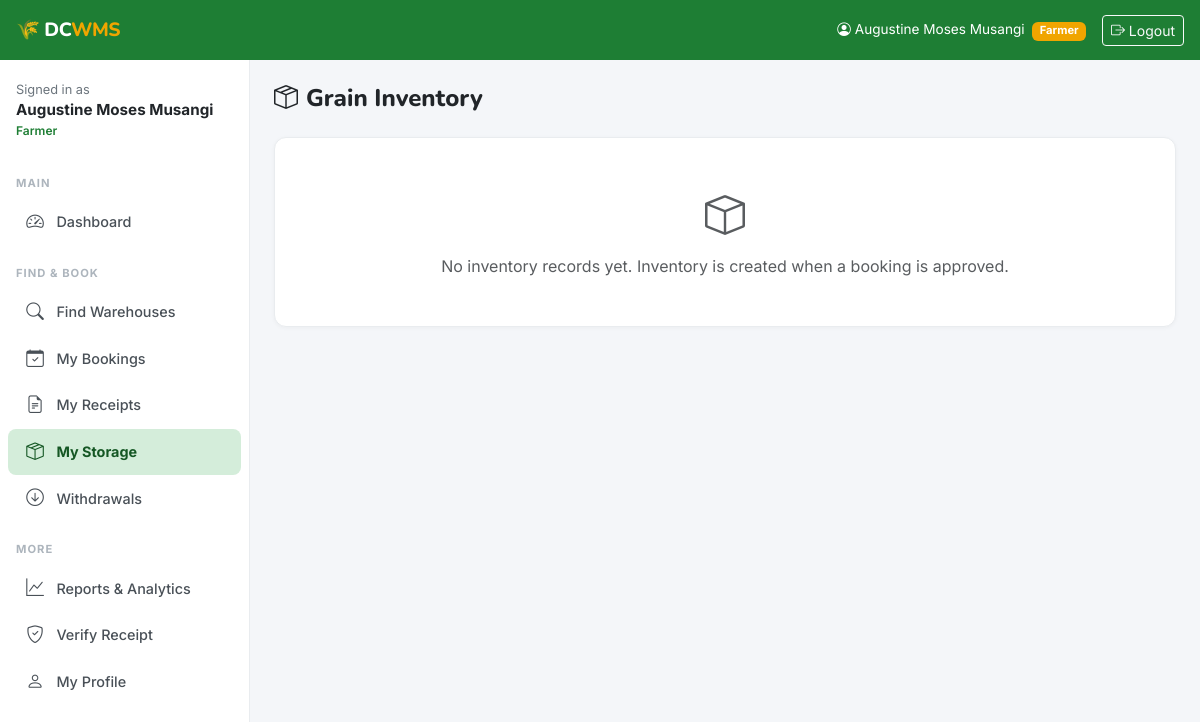
/inventory/ (signed in), run on an earlier commit of the app's database.
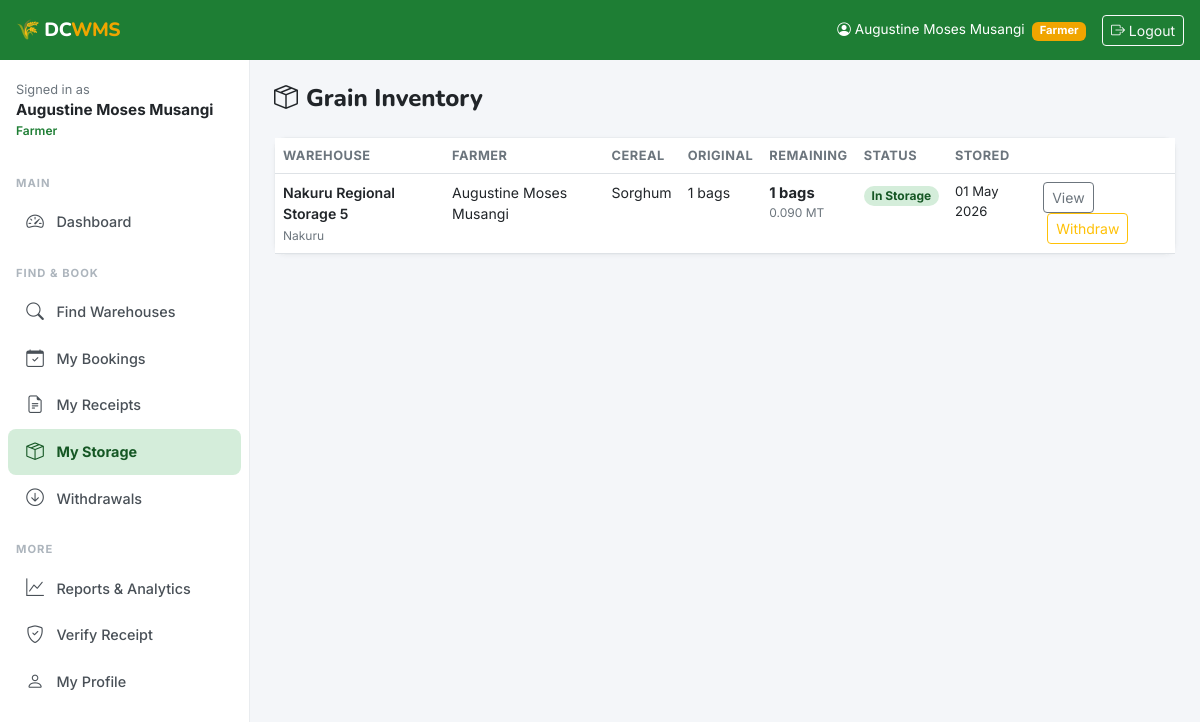
And on a later commit of the database.
### accounts/models.py (models this page shows, shortened)
class User(AbstractUser):
    ROLE_FARMER = 'farmer'
    ROLE_OPERATOR = 'operator'
    ROLE_ADMIN = 'admin'
    ROLE_CHOICES = [
        (ROLE_FARMER, 'Farmer'),
        (ROLE_OPERATOR, 'Warehouse Operator'),
        (ROLE_ADMIN, 'Admin'),
    ]
    role = models.CharField(max_length=20, choices=ROLE_CHOICES, default=ROLE_FARMER)
    phone_number = models.CharField(max_length=15, blank=True)
    national_id = models.CharField(max_length=20, blank=True, unique=True, null=True)
    county = models.CharField(max_length=100, blank=True)
    sub_county = models.CharField(max_length=100, blank=True)
    village = models.CharField(max_length=100, blank=True)
    profile_photo = models.ImageField(upload_to='profiles/', blank=True, null=True)
    is_verified = models.BooleanField(default=False)
    created_at = models.DateTimeField(auto_now_add=True)
    updated_at = models.DateTimeField(auto_now=True)
    class Meta:
        verbose_name = 'User'
        verbose_name_plural = 'Users'
    @property
    def is_farmer(self):
        return self.role == self.ROLE_FARMER
    @property
    def is_operator(self):
        return self.role == self.ROLE_OPERATOR
    @property
    def is_admin_user(self):
        return self.role == self.ROLE_ADMIN or self.is_superuser

### inventory/models.py (models this page shows, shortened)
class InventoryRecord(models.Model):
    STATUS_CHOICES = [
        ('stored', 'In Storage'),
        ('partial_withdrawn', 'Partially Withdrawn'),
        ('fully_withdrawn', 'Fully Withdrawn'),
        ('spoiled', 'Spoiled/Condemned'),
    ]
    warehouse = models.ForeignKey('warehouses.Warehouse', on_delete=models.CASCADE, related_name='inventory')
    farmer = models.ForeignKey(settings.AUTH_USER_MODEL, on_delete=models.CASCADE, related_name='inventory')
    booking = models.OneToOneField('bookings.Booking', on_delete=models.CASCADE, related_name='inventory_record', null=True, blank=True)
    cereal_type = models.CharField(max_length=30)
    quantity_bags = models.IntegerField()
    quantity_mt = models.DecimalField(max_digits=8, decimal_places=3)
    remaining_bags = models.IntegerField()
    remaining_mt = models.DecimalField(max_digits=8, decimal_places=3)
    status = models.CharField(max_length=30, choices=STATUS_CHOICES, default='stored')
    date_stored = models.DateField(auto_now_add=True)
    last_updated = models.DateTimeField(auto_now=True)
    notes = models.TextField(blank=True)
    class Meta:
        ordering = ['-date_stored']

### warehouses/models.py (models this page shows, shortened)
class Warehouse(models.Model):
    operator = models.ForeignKey(
        settings.AUTH_USER_MODEL,
        on_delete=models.CASCADE,
        related_name='warehouses',
        limit_choices_to={'role': 'operator'}
    )
    name = models.CharField(max_length=200)
    registration_number = models.CharField(max_length=50, unique=True, blank=True)
    county = models.CharField(max_length=100, choices=COUNTY_CHOICES)
    sub_county = models.CharField(max_length=100)
    village = models.CharField(max_length=100, blank=True)
    physical_address = models.TextField()
    latitude = models.DecimalField(max_digits=9, decimal_places=6, null=True, blank=True)
    longitude = models.DecimalField(max_digits=9, decimal_places=6, null=True, blank=True)
    total_capacity_mt = models.DecimalField(
        max_digits=10, decimal_places=2,
        validators=[MinValueValidator(0.01)],
        help_text="Total capacity in metric tonnes"
    )
    available_capacity_mt = models.DecimalField(
        max_digits=10, decimal_places=2,
        validators=[MinValueValidator(0)],
        help_text="Currently available capacity in metric tonnes"
    )
    storage_type = models.CharField(max_length=20, choices=STORAGE_TYPE_CHOICES, default='bagged')
    certification_status = models.CharField(max_length=20, choices=CERTIFICATION_CHOICES, default='wrsc')
    certification_expiry = models.DateField(null=True, blank=True)
    has_pest_control = models.BooleanField(default=True)
    has_moisture_control = models.BooleanField(default=False)
    has_security = models.BooleanField(default=True)
    has_fumigation = models.BooleanField(default=False)
    accepts_wrs = models.BooleanField(default=True, verbose_name="Accepts WRS Receipts")
    contact_phone = models.CharField(max_length=15)
    contact_email = models.EmailField(blank=True)
    storage_fee_per_bag_month = models.DecimalField(
        max_digits=8, decimal_places=2, default=50.00,
        help_text="KES per 90kg bag per month"
    )
    is_active = models.BooleanField(default=True)
    created_at = models.DateTimeField(auto_now_add=True)
    updated_at = models.DateTimeField(auto_now=True)
    class Meta:
        ordering = ['-created_at']
        verbose_name = 'Warehouse'
        verbose_name_plural = 'Warehouses'

### inventory/views.py (the view)
# urls.py: path('', views.inventory_list, name='list'),
@login_required
def inventory_list(request):
    user = request.user
    if user.is_farmer:
        records = InventoryRecord.objects.filter(farmer=user).exclude(status='fully_withdrawn')
    elif user.is_operator:
        records = InventoryRecord.objects.filter(warehouse__operator=user)
    else:
        records = InventoryRecord.objects.all()
    warehouse_filter = request.GET.get('warehouse', '')
    status_filter = request.GET.get('status', '')
    if warehouse_filter:
        records = records.filter(warehouse_id=warehouse_filter)
    if status_filter:
        records = records.filter(status=status_filter)
    return render(request, 'inventory/list.html', {
        'records': records,
        'STATUS_CHOICES': InventoryRecord.STATUS_CHOICES,
    })

### templates/inventory/list.html (shortened to what this page needs)
{% extends 'base.html' %}
{% block content %}
<div class="d-flex justify-content-between align-items-center mb-4">
  <h4 class="mb-0" style="font-family:'Nunito',sans-serif;font-weight:800;"><i class="bi bi-box-seam me-2"></i>Grain Inventory</h4>
</div>
<div class="card">
  <div class="card-body p-0">
    {% if records %}
    <div class="table-responsive">
      <table class="table mb-0">
        <thead><tr><th>Warehouse</th><th>Farmer</th><th>Cereal</th><th>Original</th><th>Remaining</th><th>Status</th><th>Stored</th><th></th></tr></thead>
        <tbody>
          {% for r in records %}
          <tr>
            <td style="font-size:.88rem;font-weight:600;">{{ r.warehouse.name }}<br><span style="font-size:.75rem;font-weight:400;color:#6c757d;">{{ r.warehouse.county }}</span></td>
            <td style="font-size:.88rem;">{{ r.farmer.get_full_name }}</td>
            <td class="text-capitalize" style="font-size:.88rem;">{{ r.cereal_type }}</td>
            <td style="font-size:.88rem;">{{ r.quantity_bags }} bags</td>
            <td>
              <div style="font-weight:700;font-size:.92rem;">{{ r.remaining_bags }} bags</div>
              <div style="font-size:.75rem;color:#6c757d;">{{ r.remaining_mt }} MT</div>
            </td>
            <td>
              <span class="badge rounded-pill {% if r.status == 'stored' %}badge-approved{% elif r.status == 'fully_withdrawn' %}badge-completed{% else %}badge-pending{% endif %}">
                {{ r.get_status_display }}
              </span>
            </td>
            <td style="font-size:.82rem;">{{ r.date_stored|date:"d M Y" }}</td>
            <td>
              <a href="{% url 'inventory:detail' r.pk %}" class="btn btn-sm btn-outline-secondary">View</a>
              {% if user.is_farmer and r.remaining_bags > 0 %}
              <a href="{% url 'withdrawals:schedule' r.pk %}" class="btn btn-sm btn-outline-warning ms-1">Withdraw</a>
              {% endif %}
            </td>
          </tr>
          {% endfor %}
        </tbody>
      </table>
    </div>
    {% else %}
      <div class="text-center py-5 text-muted">
        <i class="bi bi-box" style="font-size:2.5rem;display:block;margin-bottom:.5rem;"></i>
        No inventory records yet. Inventory is created when a booking is approved.
      </div>
    {% endif %}
  </div>
</div>
{% endblock %}

### templates/base.html (shortened to what this page needs)
<!DOCTYPE html>
<html lang="en">
<head>
  <link href="https://cdn.jsdelivr.net/npm/bootstrap@5.3.0/dist/css/bootstrap.min.css" rel="stylesheet">
  <link href="https://cdn.jsdelivr.net/npm/bootstrap-icons@1.11.0/font/bootstrap-icons.css" rel="stylesheet">
</head>
<body>
<div class="topbar">
  <a href="{% url 'dashboard:home' %}" class="brand">🌾 DC<span>WMS</span></a>
  <div class="topbar-right">
    {% if user.is_authenticated %}
      <span class="d-none d-md-inline" style="font-size:.85rem;">
        <i class="bi bi-person-circle me-1"></i>{{ user.get_full_name|default:user.username }}
        <span class="badge ms-1" style="background:var(--amber);font-size:.7rem;">{{ user.get_role_display }}</span>
      </span>
      <a href="{% url 'accounts:logout' %}" class="btn btn-sm btn-outline-light">
        <i class="bi bi-box-arrow-right"></i> <span class="d-none d-md-inline">Logout</span>
      </a>
    {% else %}
      <a href="{% url 'accounts:login' %}" class="btn btn-sm btn-outline-light">Login</a>
    {% endif %}
  </div>
</div>
{% if user.is_authenticated %}
<nav class="sidebar" id="sidebar">
  <div class="p-3 mt-1">
    <div style="font-size:.8rem;color:#6c757d;">Signed in as</div>
    <div style="font-weight:700;font-size:.95rem;">{{ user.get_full_name|default:user.username }}</div>
    <div style="font-size:.75rem;color:var(--green-primary);font-weight:600;">{{ user.get_role_display }}</div>
  </div>
  <div class="nav-label">Main</div>
  <a href="{% url 'dashboard:home' %}" class="nav-link {% if request.resolver_match.namespace == 'dashboard' %}active{% endif %}">
    <i class="bi bi-speedometer2"></i> Dashboard
  </a>
  {% if user.is_farmer or user.is_admin_user %}
  <div class="nav-label">Find & Book</div>
  <a href="{% url 'warehouses:finder' %}" class="nav-link {% if request.resolver_match.namespace == 'warehouses' and 'finder' in request.path %}active{% endif %}">
    <i class="bi bi-search"></i> Find Warehouses
  </a>
  <a href="{% url 'bookings:list' %}" class="nav-link {% if request.resolver_match.namespace == 'bookings' %}active{% endif %}">
    <i class="bi bi-calendar-check"></i> My Bookings
  </a>
  <a href="{% url 'receipts:list' %}" class="nav-link {% if request.resolver_match.namespace == 'receipts' %}active{% endif %}">
    <i class="bi bi-file-earmark-text"></i> My Receipts
  </a>
  <a href="{% url 'inventory:list' %}" class="nav-link {% if request.resolver_match.namespace == 'inventory' %}active{% endif %}">
    <i class="bi bi-box-seam"></i> My Storage
  </a>
  <a href="{% url 'withdrawals:list' %}" class="nav-link {% if request.resolver_match.namespace == 'withdrawals' %}active{% endif %}">
    <i class="bi bi-arrow-down-circle"></i> Withdrawals
  </a>
  {% endif %}
  <div class="nav-label">More</div>
  <a href="{% url 'reports:home' %}" class="nav-link {% if request.resolver_match.namespace == 'reports' %}active{% endif %}">
    <i class="bi bi-graph-up"></i> Reports & Analytics
  </a>
  <a href="{% url 'receipts:verify' %}" class="nav-link">
    <i class="bi bi-shield-check"></i> Verify Receipt
  </a>
  <a href="{% url 'accounts:profile' %}" class="nav-link">
    <i class="bi bi-person"></i> My Profile
  </a>
</nav>
{% endif %}
<main class="main-content {% if not user.is_authenticated %}ms-0{% endif %}">
  {% block content %}{% endblock %}
</main>
</body>
</html>

### templates/base.html (style rules this page uses)
:root { --green-primary: #1e7e34; --green-dark: #155724; --green-light: #d4edda; --amber: #f0a500; --amber-light: #fff3cd; --sidebar-w: 250px; --topbar-h: 60px; }
body { font-family: 'Inter', sans-serif; background: #f4f6f9; }
h1,h2,h3,h4,h5,h6,.brand { font-family: 'Nunito', sans-serif; }
.topbar { position: fixed; top: 0; left: 0; right: 0; height: var(--topbar-h); background: var(--green-primary); color: #fff; z-index: 1040; display: flex; align-items: center; padding: 0 1rem; gap: .75rem; }
.topbar .brand { font-weight: 800; font-size: 1.2rem; letter-spacing: -.5px; color: #fff; text-decoration: none; }
.topbar .brand span { color: var(--amber); }
.topbar-right { margin-left: auto; display: flex; align-items: center; gap: 1rem; }
.sidebar { position: fixed; top: var(--topbar-h); left: 0; bottom: 0; width: var(--sidebar-w); background: #fff; border-right: 1px solid #e9ecef; overflow-y: auto; z-index: 1030; transition: transform .3s ease; }
.sidebar .nav-label { font-size: .7rem; font-weight: 700; color: #adb5bd; text-transform: uppercase; letter-spacing: 1px; padding: 1.2rem 1rem .4rem; }
.sidebar .nav-link { color: #495057; padding: .6rem 1rem; display: flex; align-items: center; gap: .65rem; border-radius: 8px; margin: 1px 8px; font-size: .9rem; font-weight: 500; }
.sidebar .nav-link:hover, .sidebar .nav-link.active { background: var(--green-light); color: var(--green-dark); font-weight: 700; }
.sidebar .nav-link i { font-size: 1.1rem; width: 22px; text-align: center; }
.main-content { margin-left: var(--sidebar-w); padding-top: calc(var(--topbar-h) + 1.5rem); padding-right: 1.5rem; padding-left: 1.5rem; padding-bottom: 2rem; min-height: 100vh; }
.card { border: 1px solid #e9ecef; border-radius: 12px; box-shadow: 0 1px 4px rgba(0,0,0,.04); }
.badge-approved { background: #d4edda; color: #155724; }
.table th { font-size: .8rem; text-transform: uppercase; letter-spacing: .5px; color: #6c757d; }

What changed in the data, as far as the page shows it:
added InventoryRecord: warehouse.name "Nakuru Regional Storage 5", warehouse.county "Nakuru", farmer.get_full_name "Augustine Moses Musangi", cereal_type "Sorghum", quantity_bags "1", remaining_bags "1", remaining_mt "0.090", status "In Storage", date_stored "01 May 2026", shows "Withdraw"
Also different on the page:
text no longer shown: "No inventory records yet. Inventory is created when a booking is approved."
text now shown: "WAREHOUSE FARMER CEREAL ORIGINAL REMAINING STATUS STORED"
